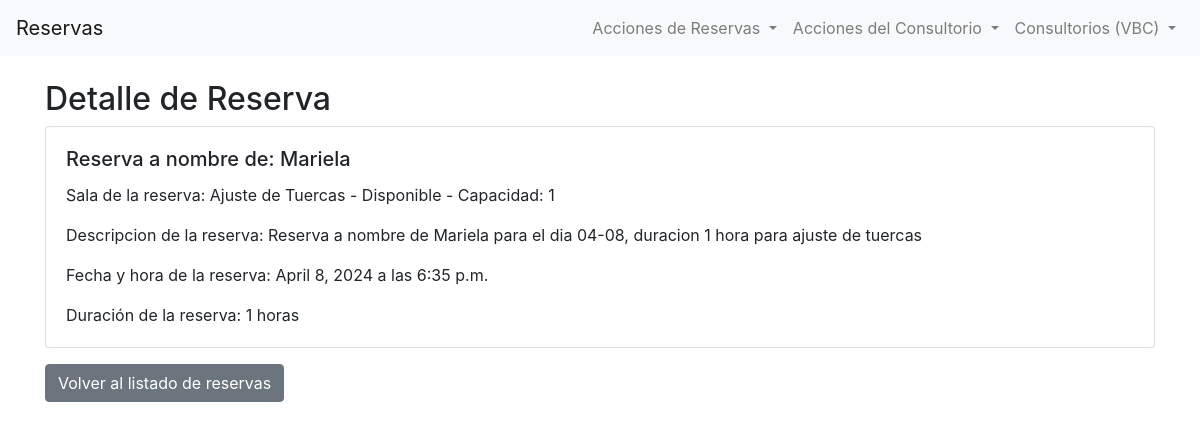
The page /bookings/detail-booking/1 on the database as committed earlier.
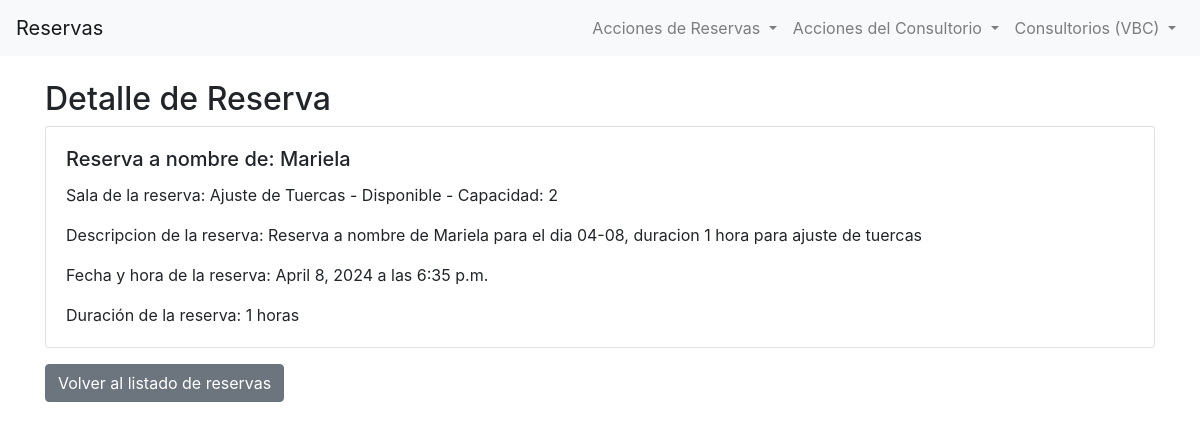
The same page on the database as committed later.
### bookings/models.py (models this page shows, shortened)
class Reserva(models.Model):
    nombre_de_usuario = models.CharField(max_length=50)
    consultorio = models.ForeignKey(Consultorio, on_delete=models.CASCADE, related_name='reservas')
    fecha = models.DateField(default=timezone.now)
    hora = models.TimeField(default=timezone.now)
    duracion = models.IntegerField(default=1)
    descripcion = models.TextField(blank=True, null=True, max_length=50)

class Consultorio(models.Model):
    nombre = models.CharField(max_length=100)
    disponible = models.BooleanField(default=True)
    capacidad = models.IntegerField()
    descripcion = models.TextField(blank=True, null=True, max_length=50)
    def __str__(self):
        return f"{self.nombre} - {'Disponible' if self.disponible else 'No Disponible'} - Capacidad: {self.capacidad}"

### bookings/views.py (the view)
# urls.py: path("detail-booking/<booking_id>", detail_booking_view ),
def detail_booking_view(request, booking_id):
    reserva = Reserva.objects.get(id=booking_id)
    contexto_dict = {"reserva" : reserva}
    return render(request, "bookings/detail-booking.html", contexto_dict)

### bookings/templates/bookings/detail-booking.html (shortened to what this page needs)
{% extends 'bookings/base.html' %}
{% block content %}
<section>
    <h2>Detalle de Reserva</h2>
    <div class="card mb-3">
        <div class="card-body">
            <h5 class="card-title">Reserva a nombre de: {{ reserva.nombre_de_usuario }}</h5>
            <p class="card-text">Sala de la reserva: {{ reserva.consultorio }}</p>
            <p class="card-text">Descripcion de la reserva: {{ reserva.descripcion }}</p>
            <p class="card-text">Fecha y hora de la reserva: {{ reserva.fecha }} a las {{ reserva.hora }}</p>
            <p class="card-text">Duración de la reserva: {{ reserva.duracion }} horas</p>
        </div>
    </div>
    <a href="/bookings/list" class="btn btn-secondary">Volver al listado de reservas</a>
</section>
{% endblock %}

Rows that differ between the two databases and show on the page:
changed through a linked row, Reserva "Mariela": consultorio "Ajuste de Tuercas - Disponible - Capacidad: 1" → "Ajuste de Tuercas - Disponible - Capacidad: 2"
